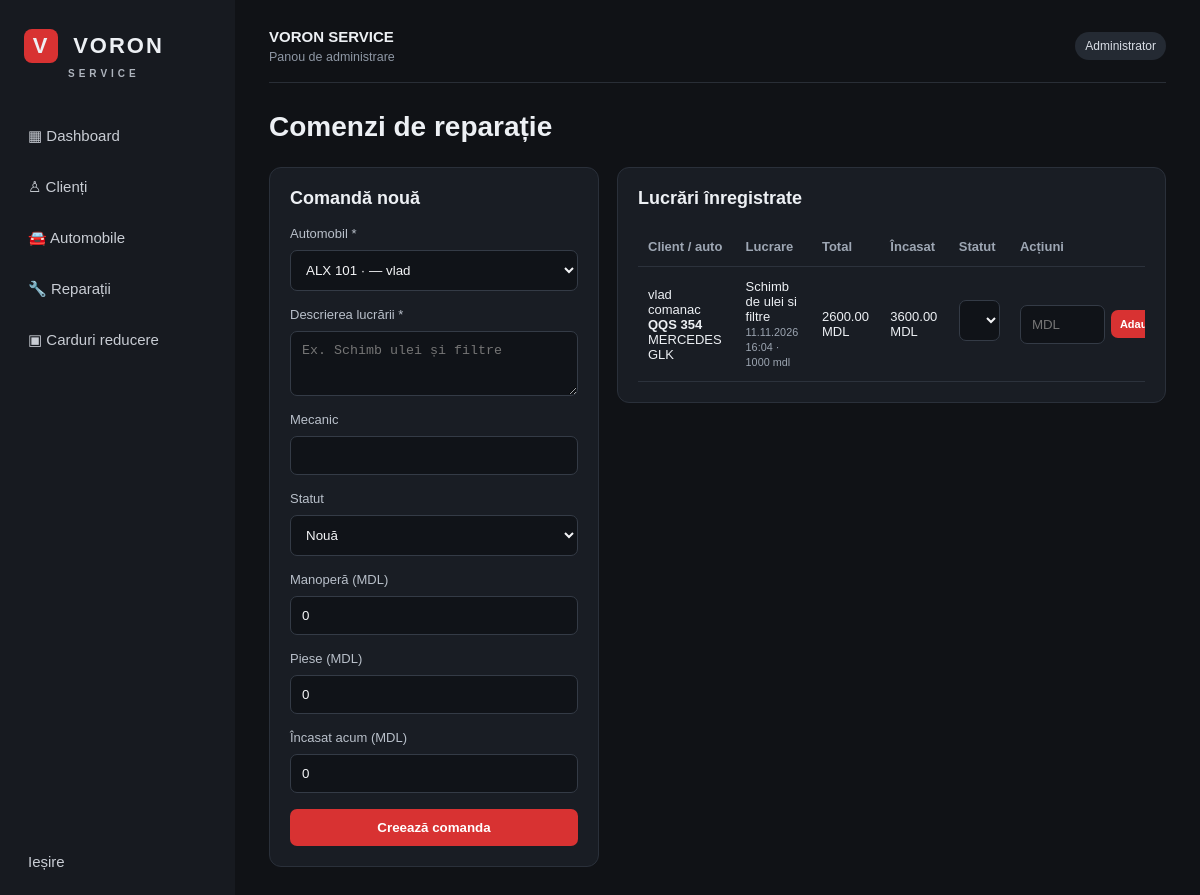
The page /jobs (signed in) on the database its author committed.
### tables this page shows
CREATE TABLE jobs(id INTEGER PRIMARY KEY, car_id INTEGER NOT NULL, description TEXT NOT NULL, mechanic TEXT, status TEXT DEFAULT 'Nouă', labor REAL DEFAULT 0, parts REAL DEFAULT 0, paid REAL DEFAULT 0, created_at TEXT, FOREIGN KEY(car_id) REFERENCES cars(id));

CREATE TABLE clients(id INTEGER PRIMARY KEY, name TEXT NOT NULL, phone TEXT, notes TEXT);

CREATE TABLE cars(id INTEGER PRIMARY KEY, client_id INTEGER NOT NULL, plate TEXT NOT NULL, make TEXT, model TEXT, year TEXT, vin TEXT, mileage TEXT, FOREIGN KEY(client_id) REFERENCES clients(id));

### app.py (the view, shortened to what this page needs)
@app.route("/jobs", methods=["GET","POST"])
@login_required
def jobs():
    with connect() as c:
        cars = c.execute("""SELECT cars.*, clients.name client_name FROM cars
            JOIN clients ON clients.id=cars.client_id ORDER BY cars.plate""").fetchall()
        rows = c.execute("""SELECT jobs.*, cars.plate,cars.make,cars.model,clients.name client_name
            FROM jobs JOIN cars ON cars.id=jobs.car_id JOIN clients ON clients.id=cars.client_id
            ORDER BY jobs.id DESC""").fetchall()
    return render_template("jobs.html", cars=cars, rows=rows)

### app.py (called while the page is built)
def connect():
    c = sqlite3.connect(DB_PATH)
    c.row_factory = sqlite3.Row
    return c

def login_required(fn):
    @wraps(fn)
    def wrapper(*a, **kw):
        if not session.get("user_id"):
            return redirect(url_for("login"))
        return fn(*a, **kw)
    return wrapper

@app.context_processor
def common():
    return {"tiers": TIERS}

### templates/jobs.html
{% extends "base.html" %}{% block content %}<h1>Comenzi de reparație</h1><div class="grid"><form class="panel form" method="post"><h2>Comandă nouă</h2><label>Automobil *</label><select name="car_id" required>{% for car in cars %}<option value="{{car.id}}">{{car.plate}} · {{car.make}} {{car.model}} — {{car.client_name}}</option>{% endfor %}</select><label>Descrierea lucrării *</label><textarea name="description" required placeholder="Ex. Schimb ulei și filtre"></textarea><label>Mecanic</label><input name="mechanic"><label>Statut</label><select name="status">{% for s in ['Nouă','În lucru','Așteaptă piese','Finalizată','Anulată'] %}<option>{{s}}</option>{% endfor %}</select><label>Manoperă (MDL)</label><input type="number" step="0.01" min="0" name="labor" value="0"><label>Piese (MDL)</label><input type="number" step="0.01" min="0" name="parts" value="0"><label>Încasat acum (MDL)</label><input type="number" step="0.01" min="0" name="paid" value="0"><button {% if not cars %}disabled{% endif %}>Creează comanda</button>{% if not cars %}<p class="hint">Adaugă mai întâi un automobil.</p>{% endif %}</form>
<div class="panel"><h2>Lucrări înregistrate</h2>{% if rows %}<div class="tablewrap"><table><tr><th>Client / auto</th><th>Lucrare</th><th>Total</th><th>Încasat</th><th>Statut</th><th>Acțiuni</th></tr>{% for j in rows %}<tr><td>{{j.client_name}}<br><b>{{j.plate}}</b> {{j.make}} {{j.model}}</td><td>{{j.description}}<br><small>{{j.created_at}} · {{j.mechanic}}</small></td><td>{{"%.2f"|format(j.labor+j.parts)}} MDL</td><td>{{"%.2f"|format(j.paid)}} MDL</td><td><form method="post" action="/jobs/{{j.id}}/status"><select name="status" onchange="this.form.submit()">{% for s in ['Nouă','În lucru','Așteaptă piese','Finalizată','Anulată'] %}<option {% if j.status==s %}selected{% endif %}>{{s}}</option>{% endfor %}</select></form></td><td><form class="inlineform" method="post" action="/jobs/{{j.id}}/payment"><input name="amount" type="number" min="0.01" step="0.01" placeholder="MDL" required><button class="smallbtn">Adaugă plată</button></form></td></tr>{% endfor %}</table></div>{% else %}<p class="muted">Nu există comenzi.</p>{% endif %}</div></div>{% endblock %}

### templates/base.html (shortened to what this page needs)
<!doctype html><html lang="ro"><head><meta charset="utf-8"><meta name="viewport" content="width=device-width,initial-scale=1">
<title>VORON SERVICE</title><link rel="stylesheet" href="{{ url_for('static', filename='style.css') }}"></head>
<body><div class="layout"><aside class="sidebar"><div class="brand"><span>V</span> VORON <small>SERVICE</small></div>
<nav><a href="/">▦ Dashboard</a><a href="/clients">♙ Clienți</a><a href="/cars">🚘 Automobile</a><a href="/jobs">🔧 Reparații</a><a href="/cards">▣ Carduri reducere</a></nav>
<div class="sidebottom"><a href="/logout">Ieșire</a></div></aside><main class="main"><header><div><b>VORON SERVICE</b><small>Panou de administrare</small></div><span class="admin">Administrator</span></header>
{% block content %}{% endblock %}</main></div></body></html>

### static/style.css (style rules this page uses)
* { box-sizing:border-box }
body { margin:0;background:#101216;color:#edf0f4;font:15px Arial,sans-serif }
.layout { display:flex;min-height:100vh }
.sidebar { width:235px;background:#171a20;padding:25px 16px;display:flex;flex-direction:column }
.brand { font-weight:900;font-size:22px;letter-spacing:2px;margin:4px 8px 35px }
.brand span { display:inline-grid;place-items:center;background:#d83232;width:34px;height:34px;border-radius:8px;margin-right:7px }
.brand small { display:block;margin:5px 0 0 44px;color:#aeb4bd;font-size:10px;letter-spacing:4px }
.sidebar nav { display:grid;gap:7px }
.sidebar nav a,.sidebottom a { padding:13px 12px;color:#c9cdd4;text-decoration:none;border-radius:8px }
.sidebottom { margin-top:auto }
.main { flex:1;padding:28px 34px;min-width:0 }
header { display:flex;justify-content:space-between;align-items:center;border-bottom:1px solid #292e36;padding-bottom:18px;margin-bottom:28px }
header small { display:block;color:#8f98a5;margin-top:5px }
.admin,.status { background:#242a33;padding:7px 10px;border-radius:20px;color:#d9dee6;font-size:12px }
h1 { font-size:28px;margin:0 0 8px }
h2 { font-size:18px;margin:0 0 18px }
.stat,.panel { background:#191d24;border:1px solid #2a303a;border-radius:12px;padding:20px }
.grid { display:grid;grid-template-columns:minmax(250px,330px) minmax(0,1fr);gap:18px;margin-top:24px;align-items:start }
.form { display:grid;gap:9px }
.form h2 { margin-bottom:8px }
label { font-size:13px;color:#b9c0ca }
input,select,textarea { width:100%;background:#101318;border:1px solid #343b46;border-radius:7px;padding:11px;color:#f3f4f6;margin-bottom:7px }
textarea { min-height:65px;resize:vertical }
button,.btn { background:#d83232;border:0;color:white;border-radius:7px;padding:11px 14px;font-weight:bold;cursor:pointer;text-decoration:none;display:inline-block }
.tablewrap { overflow-x:auto }
table { width:100%;border-collapse:collapse;min-width:570px }
th,td { text-align:left;padding:12px 10px;border-bottom:1px solid #2c323c;font-size:13px;vertical-align:middle }
th { color:#9ea7b4;font-weight:600 }
td small { color:#9ca5b1 }
.inlineform { display:flex;gap:6px;align-items:center }
.inlineform input { width:85px;margin:0 }
.smallbtn { font-size:11px;padding:8px 9px;white-space:nowrap }

### rows shown on the page
jobs: client_name "vlad comanac", plate "QQS 354", make "MERCEDES", model "GLK", description "Schimb de ulei si filtre", created_at "11.11.2026 16:04", mechanic "1000 mdl", j.labor+j.parts "2600.00", paid "3600.00", status "În lucru"

### other values the page prints
form field car_id "ALX 101 · — vlad"
form field status "Nouă"
